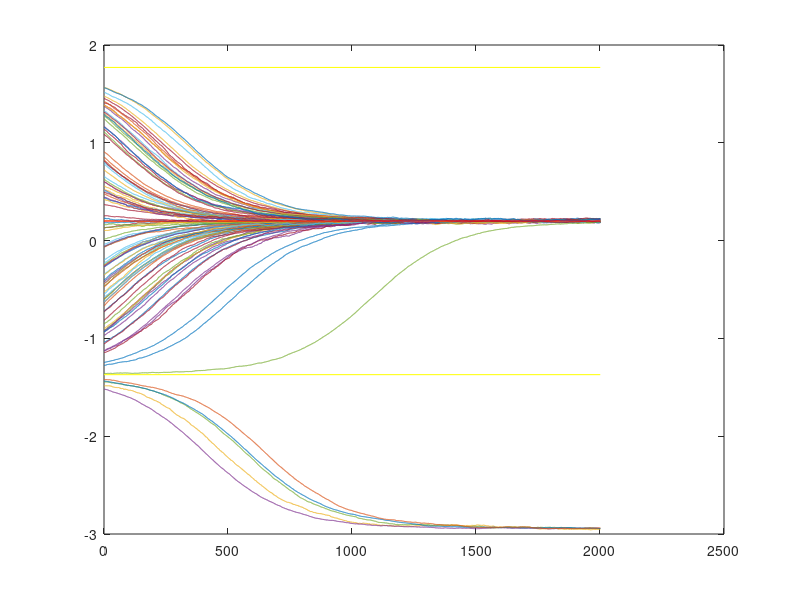

The MATLAB script that drew this image:
%% Costas Loop Carrier Phase Recovery : Named after J.P. Costas
clc
close all
clear all

%% Generate received signal $s[n] = cos(2\pi f_c k T_s + \phi)$
% $\phi$ is unknown phase of the carrier, which needs to be estimated

% This simulation assumes $\phi = 0.2$, $f_c=1000Hz$ and $f_s = 5000Hz$
fc = 50;                      % Carrier Frequency
Ts = 1/5000;                    % Sampling Period
n = 0:2000000-1;                % n
phi = 0.2;
s_n = 10 + 0.5*cos(2*pi*(fc)*n*Ts + phi);  % Rx Signal with a large DC offset

%% Simulation of Costas Adaptive tracking of Carrier Phase
% Moving avergae is computationally faster option than LPF
%
% Assuming the algorithm is running after accumulating 100 samples of $r[n] = s[n] + w[n]$
%
% Initialize $\theta[k]$ to a random number $\in [-\pi/2, \pi/2]$
%
% update step size: $\alpha = 0.005$
%
% $\theta[k]$ gets updated according to following equation:
%
% $\theta[k+1] = \theta[k] - \alpha.avg \{ LPF \{ r[n].cos_{lo}[n] \}.LPF \{ r[n].sin_{lo}[n] \} \} $
avg_len = 1000;
for n_runs=1:100
%% Add AWGN Noise to the received signal so that the $SNR = -10dB$
% $r[n] = s[n] + w[n]$
%
% generate Noise with different power for each simulation
    SNR = 10*rand() - 10;
    r_n = awgn(s_n, SNR);
    % Initialize $\theta[k]$ to be some random number between $[-\pi/2, \pi/2]$
    theta=zeros(1,length(n)/avg_len + 1);
    theta(1) = pi*rand()-0.5*pi;
    % update step size: $\alpha = 0.005$
    alpha_step = 0.075;
    % $\theta[k]$ gets updated according to following equation:
    % $\theta[k+1] = \theta[k] - \alpha.avg{LPF{r[n].cos_{lo}[n]}.LPF{r[n].sin_{lo}}}$
    for k=1:length(n)/avg_len
        cos_lo = cos(2*pi*fc*n((avg_len*k-avg_len+1):avg_len*k)*Ts + theta(k));
        sin_lo = sin(2*pi*fc*n((avg_len*k-avg_len+1):avg_len*k)*Ts + theta(k));
        %J_SD(k+1) = mean(lowpass((r_n(avg_len*k-avg_len+1:avg_len*k).*cos_lo), 0.1).^2);
        theta(k+1) = theta(k) - alpha_step*(mean(r_n(avg_len*k-avg_len+1:avg_len*k).*cos_lo).*mean(r_n(avg_len*k-avg_len+1:avg_len*k).*sin_lo));
    end
    fprintf("Simulation Run %d: SNR: %f theta Init: %f Estimate of Carrier Phase: %f\n",n_runs, SNR, theta(1), theta(end));
    figure(1);set(gcf,'Position',[0,0,2500,1000]);
    plot(theta);hold on;
end
line([0, length(theta)], [-pi/2+phi, -pi/2+phi], 'Color', [1,1,0]);
line([0, length(theta)], [pi/2+phi, pi/2+phi], 'Color', [1,1,0]);
line([0, length(theta)], [phi, phi], 'Color', [1,0,0]);
hold off;

